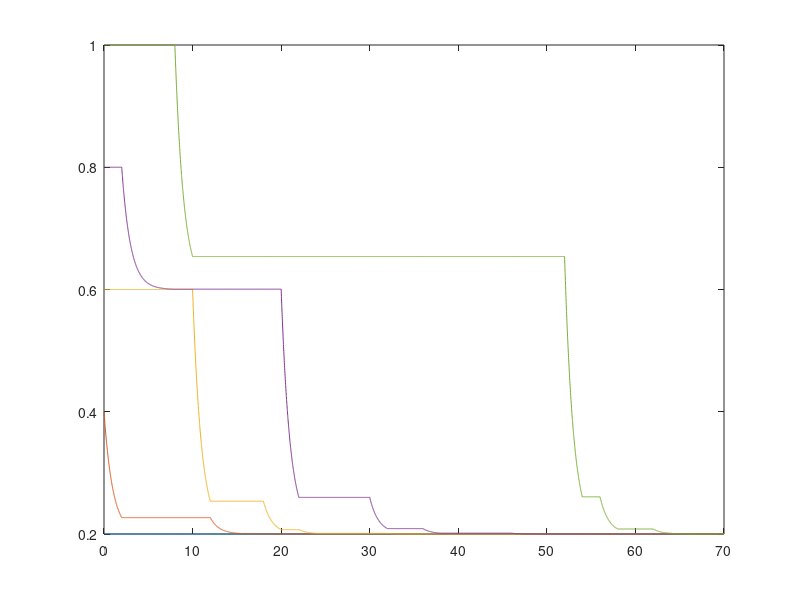

MATLAB code for this plot:
clc
clearvars 
close all 

%Laplacianos

L2=[0 0 0 0 0;
    -1 1 0 0 0;
    0 0 0 0 0;
    0 0 0 0 0;
    0 0 0 0 0];

L3=[0 0 0 0 0;
    0 0 0 0 0;
    -1 0 1 0 0;
    0 0 0 0 0;
    0 0 0 0 0];

L4=[0 0 0 0 0;
    0 0 0 0 0;
    0 0 0 0 0;
    0 0 -1 1 0;
    0 0 0 0 0];

L5=[0 0 0 0 0;
    0 0 0 0 0;
    0 0 0 0 0;
    0 0 0 0 0;
    0 0 0 -1 1];

% 
%Hago el producto Kronecker
m=1; %dimensiones que estoy considerando
Im=eye(m);  
Kron2= kron(L2,Im);
Kron3= kron(L3,Im);
Kron4= kron(L4,Im);
Kron5= kron(L5,Im);
% 
% %% Esta parte es para la simulación del sistema

% %Valores iniciales
xi0=[0.2;0.4;0.6;0.8;1];%Guardo los valores iniciales para referencia
xi=xi0;%Uso estos valores en la aproximación de Euler
% 
%periodo de muestreo
Dt=0.01;
tiempo=70; %segundos
iteraciones=tiempo/Dt;

%Simulo el sistema
for k=1:iteraciones
     % Selección aleatoria de la topología cada dos segundos
    if mod(k, 200) == 1
        rand_index = randi([1, 4]);
    end
    
    % Selección del producto de Kronecker correspondiente
    switch rand_index
        case 1
            Kron = Kron2;
        case 2
            Kron = Kron3;
        case 3
            Kron = Kron4;
        case 4
            Kron = Kron5;
    end
    %Aproximación de Euler con Gamma_kron
    xi(:,k+1)=xi(:,k)-Dt*(Kron*xi(:,k));    
end


%Vectores de tiempo para gráficar
t=linspace(0,tiempo,iteraciones+1);


figure
plot(t,xi);





